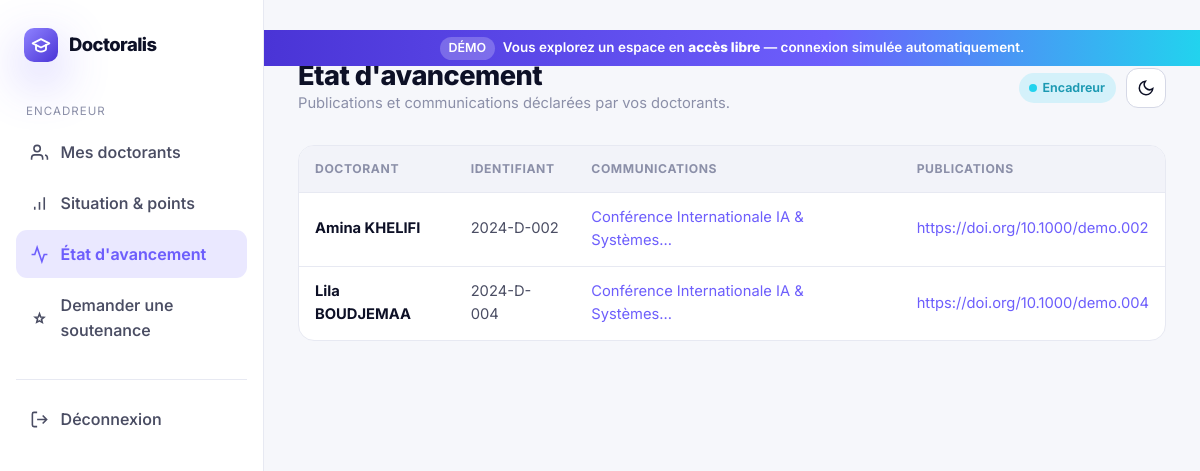
Page /encadreur/etat/ on the earlier database version.
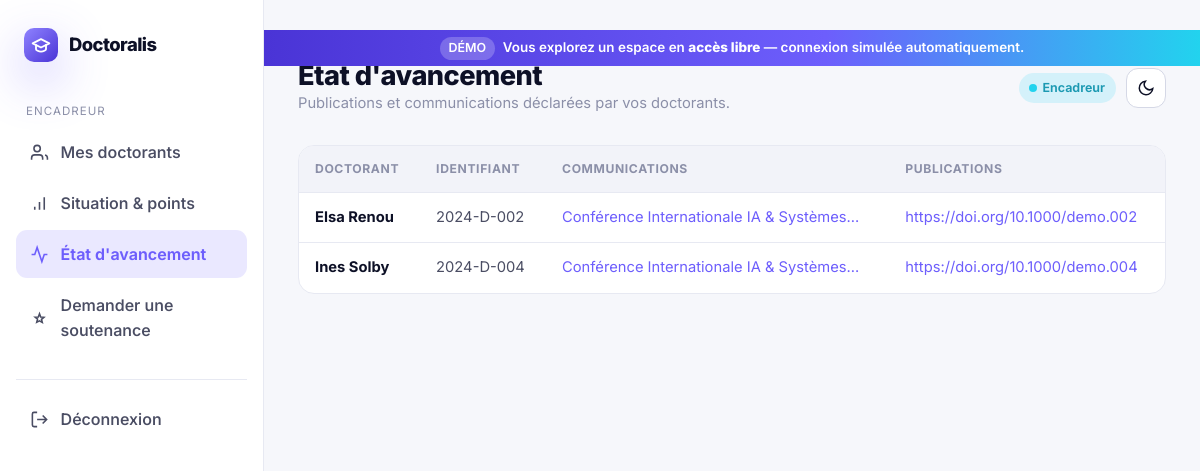
Same page on the later database version.
### pages/models.py (models this page shows, shortened)
class inscription(models.Model):
    doctorant = models.ForeignKey(Doctorant, on_delete=models.CASCADE, related_name='inscription' ,null=True)
    numero_inscription = models.CharField(max_length=50, null=True)
    nom = models.CharField(max_length=100, null=True)
    prenom = models.CharField(max_length=100, null=True)
    titre_sujet = models.CharField(max_length=200, null=True)
    date_premier_inscription = models.CharField(max_length=50, null=True)
    nom_encadreur = models.CharField(max_length=100, null=True)
    nom_co_encadreur = models.CharField(max_length=100, null=True)
    mail_public = models.CharField(max_length=100, null=True)
    mail_institutionnel = models.CharField(max_length=100, null=True)
    fichier_inscription = models.FileField(upload_to='ficher_inscription/%Y', default=None, null=True)

class situation_doctorant(models.Model):
    doctorant = models.ForeignKey(Doctorant, on_delete=models.CASCADE, related_name='situation_doctorant' ,null=True)
    nom_prenom = models.CharField(max_length=100,null=True)
    publication = models.CharField(max_length=100,null=True)
    communication = models.CharField(max_length=100,null=True)

class Doctorant(models.Model):
    user = models.OneToOneField(User, on_delete=models.CASCADE)
    fichier_inscription = models.FileField(upload_to='ficher_inscription/%Y', default=None, null=True)
    validation = models.BooleanField(default=False)
    annee = models.CharField(max_length=100)
    encadreur = models.ForeignKey(Encadreur, on_delete=models.CASCADE, related_name='doctorants' ,null=True)

class reinscription(models.Model):
    doctorant = models.ForeignKey(Doctorant, on_delete=models.CASCADE, related_name='reinscription' ,null=True)
    numero_inscription = models.CharField(max_length=50, null=True)
    nom = models.CharField(max_length=100, null=True)
    prenom = models.CharField(max_length=100, null=True)
    titre_sujet = models.CharField(max_length=200, null=True)
    nouveau_titre_sujet = models.CharField(max_length=200, null=True)
    date_premier_inscription = models.CharField(max_length=50, null=True)
    nom_encadreur = models.CharField(max_length=100, null=True)
    nom_co_encadreur = models.CharField(max_length=100, null=True)
    nouveau_nom_encadreur = models.CharField(max_length=100, null=True)
    nouveau_nom_co_encadreur = models.CharField(max_length=100, null=True)
    mail_public = models.CharField(max_length=100, null=True)
    mail_institutionnel = models.CharField(max_length=100, null=True)
    fichier_inscription = models.FileField(upload_to='ficher_inscription/%Y', default=None, null=True)
    pv_csd = models.FileField(upload_to='ficher_inscription/%Y', default=None, null=True)

### encadreur/views.py (the view)
# urls.py: path('etat/',views.etat,name='etat'),
def etat(request):
    encadreur = Encadreur.objects.get(user=request.user)  # Retrieve the Encadreur instance of the currently logged-in user
    doctorants = encadreur.doctorants.all()  # Retrieve doctorants associated with the encadreur
    etats = situation_doctorant.objects.filter(doctorant__in=doctorants)  # Filter editions based on the doctorants
    return render(request, 'encadreur/etat.html', {'doctorants': doctorants, 'etats': etats})

### postgraduation/context_processors.py (called while the page is built)
def demo_mode(request):
    return {'DEMO_MODE': getattr(settings, 'DEMO_MODE', False)}

### postgraduation/demo.py (called while the page is built)
def _demo_encadreur_user():
    from django.db.models import Count
    from encadreur.models import Encadreur
    e = (Encadreur.objects.annotate(n=Count('doctorants')).order_by('-n')
         .select_related('user').first())
    return e.user if e else None

    def __call__(self, request):
        return self.get_response(request)

    def process_view(self, request, view_func, view_args, view_kwargs):
        if not getattr(settings, 'DEMO_MODE', False):
            return None
        match = getattr(request, 'resolver_match', None)
        if match is None:
            return None
        name = match.url_name
        if request.method == 'GET' and name in LOGIN_REDIRECTS:
            return redirect(LOGIN_REDIRECTS[name])
        desired = None
        if name in DOCTORANT_URL_NAMES:
            desired = _demo_doctorant_user()
        elif name in ENCADREUR_URL_NAMES:
            desired = _demo_encadreur_user()
        if desired is None:
            return None
        current = getattr(request, 'user', None)
        if current is None or not current.is_authenticated or current.pk != desired.pk:
            login(request, desired, backend=_DEMO_BACKEND)
        return None

### templates/encadreur/etat.html (shortened to what this page needs)
{% extends 'base_encadreur.html' %}
{% block page_title %}État d'avancement{% endblock %}
{% block page_sub %}Publications et communications déclarées par vos doctorants.{% endblock %}
{% block content %}
<div class="table-wrap">
  <table class="data">
    <thead>
      <tr><th>Doctorant</th><th>Identifiant</th><th>Communications</th><th>Publications</th></tr>
    </thead>
    <tbody>
      {% for etat in etats %}
      <tr>
        <td><b>
          {% for inscription in etat.doctorant.inscription.all %}{{ inscription.prenom }} {{ inscription.nom }}{% endfor %}
          {% for reinscription in etat.doctorant.reinscription.all %}{{ reinscription.prenom }} {{ reinscription.nom }}{% endfor %}
        </b></td>
        <td>{{ etat.doctorant.user.username }}</td>
        <td>{% if etat.communication %}<a href="{{ etat.communication }}" target="_blank" style="color:var(--brand-500)">{{ etat.communication|truncatechars:40 }}</a>{% else %}—{% endif %}</td>
        <td>{% if etat.publication %}<a href="{{ etat.publication }}" target="_blank" style="color:var(--brand-500)">{{ etat.publication|truncatechars:40 }}</a>{% else %}—{% endif %}</td>
      </tr>
      {% empty %}
      <tr><td colspan="4" style="text-align:center;color:var(--muted);padding:28px">Aucune déclaration pour le moment.</td></tr>
      {% endfor %}
    </tbody>
  </table>
</div>
{% endblock %}

### templates/base_encadreur.html
{% extends 'base_app.html' %}
{% load static %}
{% block sidebar %}
<a href="{% url 'index' %}" class="brand" style="padding:6px 8px 22px">
  <span class="brand-mark"><svg viewBox="0 0 24 24" fill="none" stroke="currentColor" stroke-width="2.2" stroke-linecap="round" stroke-linejoin="round"><path d="M22 10 12 5 2 10l10 5 10-5Z"/><path d="M6 12v5c0 1 3 3 6 3s6-2 6-3v-5"/></svg></span>
  Doctoralis
</a>
<div class="side-group">Encadreur</div>
<a class="side-link {% if request.resolver_match.url_name == 'listeDoctorans' %}active{% endif %}" href="{% url 'listeDoctorans' %}"><svg viewBox="0 0 24 24" fill="none" stroke="currentColor" stroke-width="2"><path d="M16 21v-2a4 4 0 0 0-4-4H6a4 4 0 0 0-4 4v2"/><circle cx="9" cy="7" r="4"/><path d="M22 21v-2a4 4 0 0 0-3-3.87"/></svg>Mes doctorants</a>
<a class="side-link {% if request.resolver_match.url_name == 'situations' %}active{% endif %}" href="{% url 'situations' %}"><svg viewBox="0 0 24 24" fill="none" stroke="currentColor" stroke-width="2"><path d="M12 20V10M18 20V4M6 20v-4"/></svg>Situation & points</a>
<a class="side-link {% if request.resolver_match.url_name == 'etat' %}active{% endif %}" href="{% url 'etat' %}"><svg viewBox="0 0 24 24" fill="none" stroke="currentColor" stroke-width="2"><path d="M22 12h-4l-3 9L9 3l-3 9H2"/></svg>État d'avancement</a>
<a class="side-link {% if request.resolver_match.url_name == 'demandeSoutenance' %}active{% endif %}" href="{% url 'demandeSoutenance' %}"><svg viewBox="0 0 24 24" fill="none" stroke="currentColor" stroke-width="2"><path d="m12 15 3.5 2-1-4 3-2.5-4-.3L12 6l-1.5 4-4 .3 3 2.5-1 4Z"/></svg>Demander une soutenance</a>
<div style="margin-top:24px;padding-top:16px;border-top:1px solid var(--line)">
  <a class="side-link" href="{% url 'index' %}"><svg viewBox="0 0 24 24" fill="none" stroke="currentColor" stroke-width="2"><path d="M9 21H5a2 2 0 0 1-2-2V5a2 2 0 0 1 2-2h4M16 17l5-5-5-5M21 12H9"/></svg>Déconnexion</a>
</div>
{% endblock %}
{% block topbar_extra %}<span class="badge badge-brand" style="background:color-mix(in srgb,var(--accent-teal) 16%,transparent);color:color-mix(in srgb,var(--accent-teal) 70%,var(--ink))"><span class="dot" style="background:var(--accent-teal)"></span>Encadreur</span>{% endblock %}

### templates/base_app.html (shortened to what this page needs)
{% load static %}
<!DOCTYPE html>
<html lang="fr">
<head>
  <link href="{% static 'css/doctoralis.css' %}" rel="stylesheet" />
</head>
<body>
  <div class="app">
    <aside class="sidebar" id="sidebar">
      {% block sidebar %}{% endblock %}
    </aside>
    <main class="main">
      {% if DEMO_MODE %}
      <div class="demo-banner" style="margin:-30px -34px 24px;border-radius:0">
        <span class="demo-pill">DÉMO</span>
        <span>Vous explorez un espace en <b>accès libre</b> — connexion simulée automatiquement.</span>
      </div>
      {% endif %}
      <div class="topbar">
        <div>
          <h1>{% block page_title %}Tableau de bord{% endblock %}</h1>
          <div class="sub">{% block page_sub %}{% endblock %}</div>
        </div>
        <div style="display:flex;gap:10px;align-items:center">
          {% block topbar_extra %}{% endblock %}
          <button class="theme-toggle" id="themeToggle" aria-label="Thème"></button>
        </div>
      </div>
      {% block content %}{% endblock %}
    </main>
  </div>
</body>
</html>

Differences in the rows shown:
removed inscription: prenom "Amina", nom "KHELIFI", shown under "2024-D-002"
removed reinscription: prenom "Lila", nom "BOUDJEMAA", shown under "2024-D-004"
added inscription: prenom "Elsa", nom "Renou", shown under "2024-D-002"
added reinscription: prenom "Ines", nom "Solby", shown under "2024-D-004"
